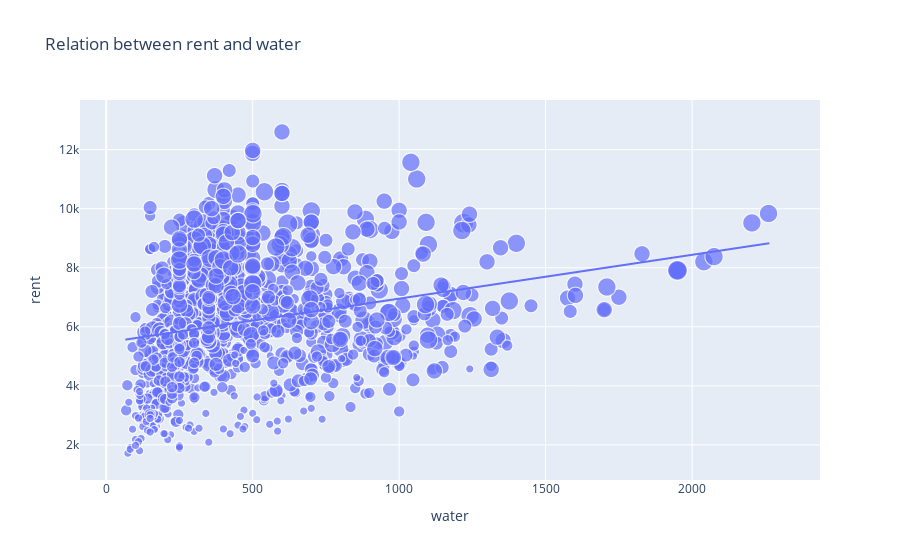

The notebook cell this image was saved under:
### Code cell
# creating a comparison rent vs water in another way 

rent_to_water = px.scatter(data_frame = df, x="water", y="rent", size="rooms", trendline="ols", title="Relation between rent and water")
rent_to_water.show()

### Figure 1 — Plotly figure (JSON) as saved in the notebook; plotly's stock layout.template omitted (floating-point values rounded to 4 significant figures; data arrays with more than 128 entries replaced by an {"elided": "..."} marker saying what was removed)
{"data": [{"hovertemplate": "water=%{x}<br>rent=%{y}<br>rooms=%{marker.size}<extra></extra>", "legendgroup": "", "marker": {"color": "#636efa", "size": {"elided": "2116 int values"}, "sizemode": "area", "sizeref": 0.015, "symbol": "circle"}, "mode": "markers", "name": "", "showlegend": false, "type": "scattergl", "x": {"elided": "2116 int values"}, "xaxis": "x", "y": {"elided": "2116 int values"}, "yaxis": "y"}, {"hovertemplate": "<b>OLS trendline</b><br>rent = 1.4844 * water + 5469.4<br>R<sup>2</sup>=0.063925<br><br>water=%{x}<br>rent=%{y} <b>(trend)</b><extra></extra>", "legendgroup": "", "marker": {"color": "#636efa", "symbol": "circle"}, "mode": "lines", "name": "", "showlegend": false, "type": "scattergl", "x": {"elided": "1368 int values"}, "xaxis": "x", "y": {"elided": "1368 float values"}, "yaxis": "y"}], "layout": {"legend": {"itemsizing": "constant", "tracegroupgap": 0}, "title": {"text": "Relation between rent and water"}, "xaxis": {"anchor": "y", "domain": [0, 1], "title": {"text": "water"}}, "yaxis": {"anchor": "x", "domain": [0, 1], "title": {"text": "rent"}}}}
